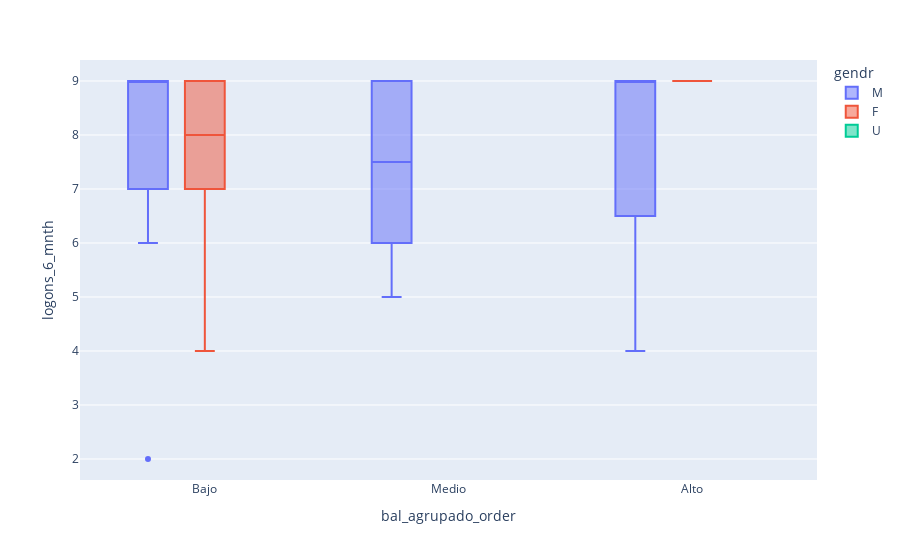

Notebook code cell kept with this figure:
### Code cell
import plotly.express as px

orden = ['Bajo', 'Medio', 'Alto']
df_clientes_principales['bal_agrupado_order'] = pd.Categorical(df_clientes_principales['bal_agrupado'], categories=orden, ordered=True)

fig = px.box(df_clientes_principales, x="bal_agrupado_order", y="logons_6_mnth", color="gendr")
fig.update_layout(xaxis=dict(categoryorder='array', categoryarray=orden))
fig.update_traces(quartilemethod="exclusive") # or "inclusive", or "linear" by default
fig.show()

### Figure 1 — Plotly figure (JSON) as saved in the notebook; plotly's stock layout.template omitted (floating-point values rounded to 4 significant figures)
{"data": [{"alignmentgroup": "True", "hovertemplate": "gendr=M<br>bal_agrupado_order=%{x}<br>logons_6_mnth=%{y}<extra></extra>", "legendgroup": "M", "marker": {"color": "#636efa"}, "name": "M", "notched": false, "offsetgroup": "M", "orientation": "v", "quartilemethod": "exclusive", "showlegend": true, "type": "box", "x": ["Alto", "Bajo", "Bajo", "Bajo", "Bajo", "Alto", "Bajo", "Bajo", "Alto", "Alto", "Medio", "Alto", "Bajo", "Bajo", "Bajo", "Medio", "Bajo", "Medio", "Bajo", "Bajo", "Bajo", "Bajo", "Bajo", "Bajo", "Bajo", "Bajo", "Bajo", "Medio", "Bajo", "Bajo", "Medio", "Bajo", "Medio", "Bajo", "Bajo", "Bajo", "Medio", "Medio"], "x0": " ", "xaxis": "x", "y": [4, 9, 6, 8, 9, 9, 6, 8, 9, 9, 8, 9, 7, 9, 9, 9, 9, 9, 9, 9, 9, 9, 9, 9, 6, 9, 9, 9, 9, 7, 5, 7, 7, 7, 2, 7, 5, 7], "y0": " ", "yaxis": "y"}, {"alignmentgroup": "True", "hovertemplate": "gendr=F<br>bal_agrupado_order=%{x}<br>logons_6_mnth=%{y}<extra></extra>", "legendgroup": "F", "marker": {"color": "#EF553B"}, "name": "F", "notched": false, "offsetgroup": "F", "orientation": "v", "quartilemethod": "exclusive", "showlegend": true, "type": "box", "x": ["Alto", "Bajo", "Bajo", "Alto", "Bajo", "Bajo", "Bajo", "Bajo", "Bajo"], "x0": " ", "xaxis": "x", "y": [9, 8, 9, 9, 8, 9, 9, 4, 7], "y0": " ", "yaxis": "y"}, {"alignmentgroup": "True", "hovertemplate": "gendr=U<br>bal_agrupado_order=%{x}<br>logons_6_mnth=%{y}<extra></extra>", "legendgroup": "U", "marker": {"color": "#00cc96"}, "name": "U", "notched": false, "offsetgroup": "U", "orientation": "v", "quartilemethod": "exclusive", "showlegend": true, "type": "box", "x": ["Bajo"], "x0": " ", "xaxis": "x", "y": [9], "y0": " ", "yaxis": "y"}], "layout": {"boxmode": "group", "legend": {"title": {"text": "gendr"}, "tracegroupgap": 0}, "margin": {"t": 60}, "xaxis": {"anchor": "y", "categoryarray": ["Bajo", "Medio", "Alto"], "categoryorder": "array", "domain": [0, 1], "title": {"text": "bal_agrupado_order"}}, "yaxis": {"anchor": "x", "domain": [0, 1], "title": {"text": "logons_6_mnth"}}}}
